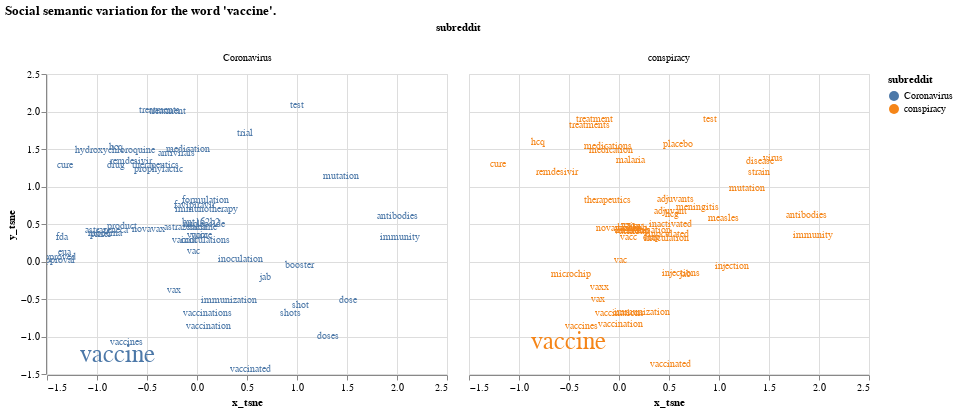

Write notebook code for a chart like this one.
### Code cell
#data
nbs_vecs_chart = plot_nbs_vecs(lex, nbs_vecs)
nbs_vecs_chart

### Figure 1 — Vega-Lite specification as saved in the notebook (floating-point values rounded to 4 significant figures; data arrays with more than 128 entries replaced by an {"elided": "..."} marker saying what was removed)
{"config": {"view": {"continuousWidth": 400, "continuousHeight": 300}}, "data": {"name": "data-7a23e53db53a8867a3188e54bf931161"}, "mark": {"type": "text", "point": true}, "encoding": {"color": {"condition": {"field": "subreddit", "type": "nominal", "selection": "selector001"}, "value": "lightgray"}, "column": {"field": "subreddit", "type": "nominal"}, "size": {"condition": {"value": 25, "test": "datum.type == 'center'"}, "value": 10}, "text": {"field": "lex", "type": "ordinal"}, "x": {"field": "x_tsne", "type": "quantitative"}, "y": {"field": "y_tsne", "type": "quantitative"}}, "selection": {"selector001": {"type": "interval", "on": "[mousedown[event.altKey], mouseup] > mousemove", "translate": "[mousedown[event.altKey], mouseup] > mousemove!", "zoom": "wheel![event.altKey]"}, "selector002": {"type": "interval", "bind": "scales", "on": "[mousedown[!event.altKey], mouseup] > mousemove", "translate": "[mousedown[!event.altKey], mouseup] > mousemove!", "zoom": "wheel![!event.altKey]"}}, "title": "Social semantic variation for the word 'vaccine'.", "$schema": "https://vega.github.io/schema/vega-lite/v4.17.0.json", "datasets": {"data-7a23e53db53a8867a3188e54bf931161": [{"lex": "vaccine", "type": "center", "subreddit": "Coronavirus", "vec": {"elided": "300 float values"}, "x_tsne": -0.7971, "y_tsne": -1.231}, {"lex": "vaccines", "type": "nb", "subreddit": "Coronavirus", "vec": {"elided": "300 float values"}, "x_tsne": -0.7074, "y_tsne": -1.07}, {"lex": "vaccination", "type": "nb", "subreddit": "Coronavirus", "vec": {"elided": "300 float values"}, "x_tsne": 0.1105, "y_tsne": -0.8599}, {"lex": "vaccin", "type": "nb", "subreddit": "Coronavirus", "vec": {"elided": "300 float values"}, "x_tsne": -0.1274, "y_tsne": 0.2831}, {"lex": "vacine", "type": "nb", "subreddit": "Coronavirus", "vec": {"elided": "300 float values"}, "x_tsne": 0.0201, "y_tsne": 0.3473}, {"lex": "vaccinations", "type": "nb", "subreddit": "Coronavirus", "vec": {"elided": "300 float values"}, "x_tsne": 0.1047, "y_tsne": -0.6837}, {"lex": "drug", "type": "nb", "subreddit": "Coronavirus", "vec": {"elided": "300 float values"}, "x_tsne": -0.8149, "y_tsne": 1.281}, {"lex": "cure", "type": "nb", "subreddit": "Coronavirus", "vec": {"elided": "300 float values"}, "x_tsne": -1.322, "y_tsne": 1.283}, {"lex": "vacinne", "type": "nb", "subreddit": "Coronavirus", "vec": {"elided": "300 float values"}, "x_tsne": 0.04928, "y_tsne": 0.4643}, {"lex": "vax", "type": "nb", "subreddit": "Coronavirus", "vec": {"elided": "300 float values"}, "x_tsne": -0.2319, "y_tsne": -0.3746}, {"lex": "jab", "type": "nb", "subreddit": "Coronavirus", "vec": {"elided": "300 float values"}, "x_tsne": 0.6752, "y_tsne": -0.2016}, {"lex": "shot", "type": "nb", "subreddit": "Coronavirus", "vec": {"elided": "300 float values"}, "x_tsne": 1.04, "y_tsne": -0.5828}, {"lex": "treatment", "type": "nb", "subreddit": "Coronavirus", "vec": {"elided": "300 float values"}, "x_tsne": -0.2912, "y_tsne": 2.008}, {"lex": "eua", "type": "nb", "subreddit": "Coronavirus", "vec": {"elided": "300 float values"}, "x_tsne": -1.326, "y_tsne": 0.1237}, {"lex": "vaccinated", "type": "nb", "subreddit": "Coronavirus", "vec": {"elided": "300 float values"}, "x_tsne": 0.5334, "y_tsne": -1.427}, {"lex": "moderna", "type": "nb", "subreddit": "Coronavirus", "vec": {"elided": "300 float values"}, "x_tsne": -0.92, "y_tsne": 0.3805}, {"lex": "product", "type": "nb", "subreddit": "Coronavirus", "vec": {"elided": "300 float values"}, "x_tsne": -0.754, "y_tsne": 0.4731}, {"lex": "doses", "type": "nb", "subreddit": "Coronavirus", "vec": {"elided": "300 float values"}, "x_tsne": 1.315, "y_tsne": -0.9986}, {"lex": "remdesivir", "type": "nb", "subreddit": "Coronavirus", "vec": {"elided": "300 float values"}, "x_tsne": -0.664, "y_tsne": 1.337}, {"lex": "booster", "type": "nb", "subreddit": "Coronavirus", "vec": {"elided": "300 float values"}, "x_tsne": 1.03, "y_tsne": -0.04293}, {"lex": "inoculation", "type": "nb", "subreddit": "Coronavirus", "vec": {"elided": "300 float values"}, "x_tsne": 0.4358, "y_tsne": 0.03566}, {"lex": "novavax", "type": "nb", "subreddit": "Coronavirus", "vec": {"elided": "300 float values"}, "x_tsne": -0.4891, "y_tsne": 0.4268}, {"lex": "medication", "type": "nb", "subreddit": "Coronavirus", "vec": {"elided": "300 float values"}, "x_tsne": -0.0944, "y_tsne": 1.496}, {"lex": "pfizer", "type": "nb", "subreddit": "Coronavirus", "vec": {"elided": "300 float values"}, "x_tsne": -0.9651, "y_tsne": 0.3652}, {"lex": "approval", "type": "nb", "subreddit": "Coronavirus", "vec": {"elided": "300 float values"}, "x_tsne": -1.394, "y_tsne": 0.02572}, {"lex": "trial", "type": "nb", "subreddit": "Coronavirus", "vec": {"elided": "300 float values"}, "x_tsne": 0.4797, "y_tsne": 1.712}, {"lex": "astrazenica", "type": "nb", "subreddit": "Coronavirus", "vec": {"elided": "300 float values"}, "x_tsne": -0.1201, "y_tsne": 0.4565}, {"lex": "shots", "type": "nb", "subreddit": "Coronavirus", "vec": {"elided": "300 float values"}, "x_tsne": 0.9303, "y_tsne": -0.6808}, {"lex": "bnt162b2", "type": "nb", "subreddit": "Coronavirus", "vec": {"elided": "300 float values"}, "x_tsne": 0.04143, "y_tsne": 0.5243}, {"lex": "immunization", "type": "nb", "subreddit": "Coronavirus", "vec": {"elided": "300 float values"}, "x_tsne": 0.3182, "y_tsne": -0.5187}, {"lex": "vacc", "type": "nb", "subreddit": "Coronavirus", "vec": {"elided": "300 float values"}, "x_tsne": 0.02586, "y_tsne": 0.3494}, {"lex": "favipiravir", "type": "nb", "subreddit": "Coronavirus", "vec": {"elided": "300 float values"}, "x_tsne": -0.02949, "y_tsne": 0.748}, {"lex": "fda", "type": "nb", "subreddit": "Coronavirus", "vec": {"elided": "300 float values"}, "x_tsne": -1.354, "y_tsne": 0.3326}, {"lex": "vac", "type": "nb", "subreddit": "Coronavirus", "vec": {"elided": "300 float values"}, "x_tsne": -0.03094, "y_tsne": 0.1344}, {"lex": "immunity", "type": "nb", "subreddit": "Coronavirus", "vec": {"elided": "300 float values"}, "x_tsne": 2.034, "y_tsne": 0.3279}, {"lex": "therapeutics", "type": "nb", "subreddit": "Coronavirus", "vec": {"elided": "300 float values"}, "x_tsne": -0.4131, "y_tsne": 1.287}, {"lex": "antibodies", "type": "nb", "subreddit": "Coronavirus", "vec": {"elided": "300 float values"}, "x_tsne": 2.003, "y_tsne": 0.6003}, {"lex": "prophylactic", "type": "nb", "subreddit": "Coronavirus", "vec": {"elided": "300 float values"}, "x_tsne": -0.381, "y_tsne": 1.232}, {"lex": "hydroxychloroquine", "type": "nb", "subreddit": "Coronavirus", "vec": {"elided": "300 float values"}, "x_tsne": -0.817, "y_tsne": 1.486}, {"lex": "approved", "type": "nb", "subreddit": "Coronavirus", "vec": {"elided": "300 float values"}, "x_tsne": -1.393, "y_tsne": 0.06539}, {"lex": "antivirals", "type": "nb", "subreddit": "Coronavirus", "vec": {"elided": "300 float values"}, "x_tsne": -0.2023, "y_tsne": 1.444}, {"lex": "immunotherapy", "type": "nb", "subreddit": "Coronavirus", "vec": {"elided": "300 float values"}, "x_tsne": 0.09885, "y_tsne": 0.7051}, {"lex": "nucleoside", "type": "nb", "subreddit": "Coronavirus", "vec": {"elided": "300 float values"}, "x_tsne": 0.07028, "y_tsne": 0.501}, {"lex": "inoculations", "type": "nb", "subreddit": "Coronavirus", "vec": {"elided": "300 float values"}, "x_tsne": 0.08316, "y_tsne": 0.2805}, {"lex": "dose", "type": "nb", "subreddit": "Coronavirus", "vec": {"elided": "300 float values"}, "x_tsne": 1.507, "y_tsne": -0.512}, {"lex": "formulation", "type": "nb", "subreddit": "Coronavirus", "vec": {"elided": "300 float values"}, "x_tsne": 0.08882, "y_tsne": 0.8135}, {"lex": "treatments", "type": "nb", "subreddit": "Coronavirus", "vec": {"elided": "300 float values"}, "x_tsne": -0.3744, "y_tsne": 2.016}, {"lex": "hcq", "type": "nb", "subreddit": "Coronavirus", "vec": {"elided": "300 float values"}, "x_tsne": -0.814, "y_tsne": 1.527}, {"lex": "test", "type": "nb", "subreddit": "Coronavirus", "vec": {"elided": "300 float values"}, "x_tsne": 0.9975, "y_tsne": 2.093}, {"lex": "astrazeneca", "type": "nb", "subreddit": "Coronavirus", "vec": {"elided": "300 float values"}, "x_tsne": -0.9094, "y_tsne": 0.425}, {"lex": "mutation", "type": "nb", "subreddit": "Coronavirus", "vec": {"elided": "300 float values"}, "x_tsne": 1.441, "y_tsne": 1.139}, {"lex": "vaccine", "type": "center", "subreddit": "conspiracy", "vec": {"elided": "300 float values"}, "x_tsne": -0.5078, "y_tsne": -1.056}, {"lex": "vaccines", "type": "nb", "subreddit": "conspiracy", "vec": {"elided": "300 float values"}, "x_tsne": -0.3712, "y_tsne": -0.8544}, {"lex": "vaccination", "type": "nb", "subreddit": "conspiracy", "vec": {"elided": "300 float values"}, "x_tsne": 0.01549, "y_tsne": -0.8376}, {"lex": "vax", "type": "nb", "subreddit": "conspiracy", "vec": {"elided": "300 float values"}, "x_tsne": -0.2062, "y_tsne": -0.5048}, {"lex": "vaccinations", "type": "nb", "subreddit": "conspiracy", "vec": {"elided": "300 float values"}, "x_tsne": 0.006047, "y_tsne": -0.685}, {"lex": "vx", "type": "nb", "subreddit": "conspiracy", "vec": {"elided": "300 float values"}, "x_tsne": 0.07231, "y_tsne": 0.4807}, {"lex": "vac", "type": "nb", "subreddit": "conspiracy", "vec": {"elided": "300 float values"}, "x_tsne": 0.01173, "y_tsne": 0.025}, {"lex": "inoculation", "type": "nb", "subreddit": "conspiracy", "vec": {"elided": "300 float values"}, "x_tsne": 0.473, "y_tsne": 0.3128}, {"lex": "vacc", "type": "nb", "subreddit": "conspiracy", "vec": {"elided": "300 float values"}, "x_tsne": 0.09854, "y_tsne": 0.3309}, {"lex": "medication", "type": "nb", "subreddit": "conspiracy", "vec": {"elided": "300 float values"}, "x_tsne": -0.07833, "y_tsne": 1.49}, {"lex": "virus", "type": "nb", "subreddit": "conspiracy", "vec": {"elided": "300 float values"}, "x_tsne": 1.538, "y_tsne": 1.386}, {"lex": "vaccinated", "type": "nb", "subreddit": "conspiracy", "vec": {"elided": "300 float values"}, "x_tsne": 0.5113, "y_tsne": -1.365}, {"lex": "vaccin", "type": "nb", "subreddit": "conspiracy", "vec": {"elided": "300 float values"}, "x_tsne": 0.08025, "y_tsne": 0.4499}, {"lex": "vacine", "type": "nb", "subreddit": "conspiracy", "vec": {"elided": "300 float values"}, "x_tsne": 0.07889, "y_tsne": 0.407}, {"lex": "immunization", "type": "nb", "subreddit": "conspiracy", "vec": {"elided": "300 float values"}, "x_tsne": 0.2292, "y_tsne": -0.6722}, {"lex": "hcq", "type": "nb", "subreddit": "conspiracy", "vec": {"elided": "300 float values"}, "x_tsne": -0.8134, "y_tsne": 1.594}, {"lex": "antibodies", "type": "nb", "subreddit": "conspiracy", "vec": {"elided": "300 float values"}, "x_tsne": 1.875, "y_tsne": 0.6236}, {"lex": "cure", "type": "nb", "subreddit": "conspiracy", "vec": {"elided": "300 float values"}, "x_tsne": -1.208, "y_tsne": 1.301}, {"lex": "test", "type": "nb", "subreddit": "conspiracy", "vec": {"elided": "300 float values"}, "x_tsne": 0.906, "y_tsne": 1.901}, {"lex": "jab", "type": "nb", "subreddit": "conspiracy", "vec": {"elided": "300 float values"}, "x_tsne": 0.658, "y_tsne": -0.1712}, {"lex": "ipv", "type": "nb", "subreddit": "conspiracy", "vec": {"elided": "300 float values"}, "x_tsne": 0.1797, "y_tsne": 0.4772}, {"lex": "remdesivir", "type": "nb", "subreddit": "conspiracy", "vec": {"elided": "300 float values"}, "x_tsne": -0.6222, "y_tsne": 1.196}, {"lex": "treatment", "type": "nb", "subreddit": "conspiracy", "vec": {"elided": "300 float values"}, "x_tsne": -0.243, "y_tsne": 1.903}, {"lex": "dtap", "type": "nb", "subreddit": "conspiracy", "vec": {"elided": "300 float values"}, "x_tsne": 0.3262, "y_tsne": 0.3209}, {"lex": "pcv13", "type": "nb", "subreddit": "conspiracy", "vec": {"elided": "300 float values"}, "x_tsne": 0.1034, "y_tsne": 0.4509}, {"lex": "therapeutics", "type": "nb", "subreddit": "conspiracy", "vec": {"elided": "300 float values"}, "x_tsne": -0.1118, "y_tsne": 0.8189}, {"lex": "strain", "type": "nb", "subreddit": "conspiracy", "vec": {"elided": "300 float values"}, "x_tsne": 1.398, "y_tsne": 1.189}, {"lex": "vaxx", "type": "nb", "subreddit": "conspiracy", "vec": {"elided": "300 float values"}, "x_tsne": -0.1982, "y_tsne": -0.3425}, {"lex": "inoculated", "type": "nb", "subreddit": "conspiracy", "vec": {"elided": "300 float values"}, "x_tsne": 0.4969, "y_tsne": 0.3695}, {"lex": "hib", "type": "nb", "subreddit": "conspiracy", "vec": {"elided": "300 float values"}, "x_tsne": 0.2437, "y_tsne": 0.425}, {"lex": "tdap", "type": "nb", "subreddit": "conspiracy", "vec": {"elided": "300 float values"}, "x_tsne": 0.2132, "y_tsne": 0.4027}, {"lex": "injections", "type": "nb", "subreddit": "conspiracy", "vec": {"elided": "300 float values"}, "x_tsne": 0.6163, "y_tsne": -0.1552}, {"lex": "injection", "type": "nb", "subreddit": "conspiracy", "vec": {"elided": "300 float values"}, "x_tsne": 1.126, "y_tsne": -0.05352}, {"lex": "adjuvant", "type": "nb", "subreddit": "conspiracy", "vec": {"elided": "300 float values"}, "x_tsne": 0.5193, "y_tsne": 0.6738}, {"lex": "medications", "type": "nb", "subreddit": "conspiracy", "vec": {"elided": "300 float values"}, "x_tsne": -0.1114, "y_tsne": 1.537}, {"lex": "disease", "type": "nb", "subreddit": "conspiracy", "vec": {"elided": "300 float values"}, "x_tsne": 1.412, "y_tsne": 1.335}, {"lex": "measles", "type": "nb", "subreddit": "conspiracy", "vec": {"elided": "300 float values"}, "x_tsne": 1.05, "y_tsne": 0.5812}, {"lex": "placebo", "type": "nb", "subreddit": "conspiracy", "vec": {"elided": "300 float values"}, "x_tsne": 0.5872, "y_tsne": 1.568}, {"lex": "novavax", "type": "nb", "subreddit": "conspiracy", "vec": {"elided": "300 float values"}, "x_tsne": -0.06097, "y_tsne": 0.4483}, {"lex": "hcg", "type": "nb", "subreddit": "conspiracy", "vec": {"elided": "300 float values"}, "x_tsne": 0.5314, "y_tsne": 0.6289}, {"lex": "malaria", "type": "nb", "subreddit": "conspiracy", "vec": {"elided": "300 float values"}, "x_tsne": 0.119, "y_tsne": 1.355}, {"lex": "mutation", "type": "nb", "subreddit": "conspiracy", "vec": {"elided": "300 float values"}, "x_tsne": 1.28, "y_tsne": 0.9812}, {"lex": "immunity", "type": "nb", "subreddit": "conspiracy", "vec": {"elided": "300 float values"}, "x_tsne": 1.936, "y_tsne": 0.3519}, {"lex": "meningitis", "type": "nb", "subreddit": "conspiracy", "vec": {"elided": "300 float values"}, "x_tsne": 0.7861, "y_tsne": 0.7224}, {"lex": "immunisation", "type": "nb", "subreddit": "conspiracy", "vec": {"elided": "300 float values"}, "x_tsne": 0.2408, "y_tsne": 0.4199}, {"lex": "treatments", "type": "nb", "subreddit": "conspiracy", "vec": {"elided": "300 float values"}, "x_tsne": -0.2909, "y_tsne": 1.824}, {"lex": "hepb", "type": "nb", "subreddit": "conspiracy", "vec": {"elided": "300 float values"}, "x_tsne": 0.1848, "y_tsne": 0.4407}, {"lex": "1273", "type": "nb", "subreddit": "conspiracy", "vec": {"elided": "300 float values"}, "x_tsne": 0.07283, "y_tsne": 0.4665}, {"lex": "microchip", "type": "nb", "subreddit": "conspiracy", "vec": {"elided": "300 float values"}, "x_tsne": -0.4803, "y_tsne": -0.1609}, {"lex": "inactivated", "type": "nb", "subreddit": "conspiracy", "vec": {"elided": "300 float values"}, "x_tsne": 0.5163, "y_tsne": 0.5055}, {"lex": "adjuvants", "type": "nb", "subreddit": "conspiracy", "vec": {"elided": "300 float values"}, "x_tsne": 0.5607, "y_tsne": 0.8385}]}}
